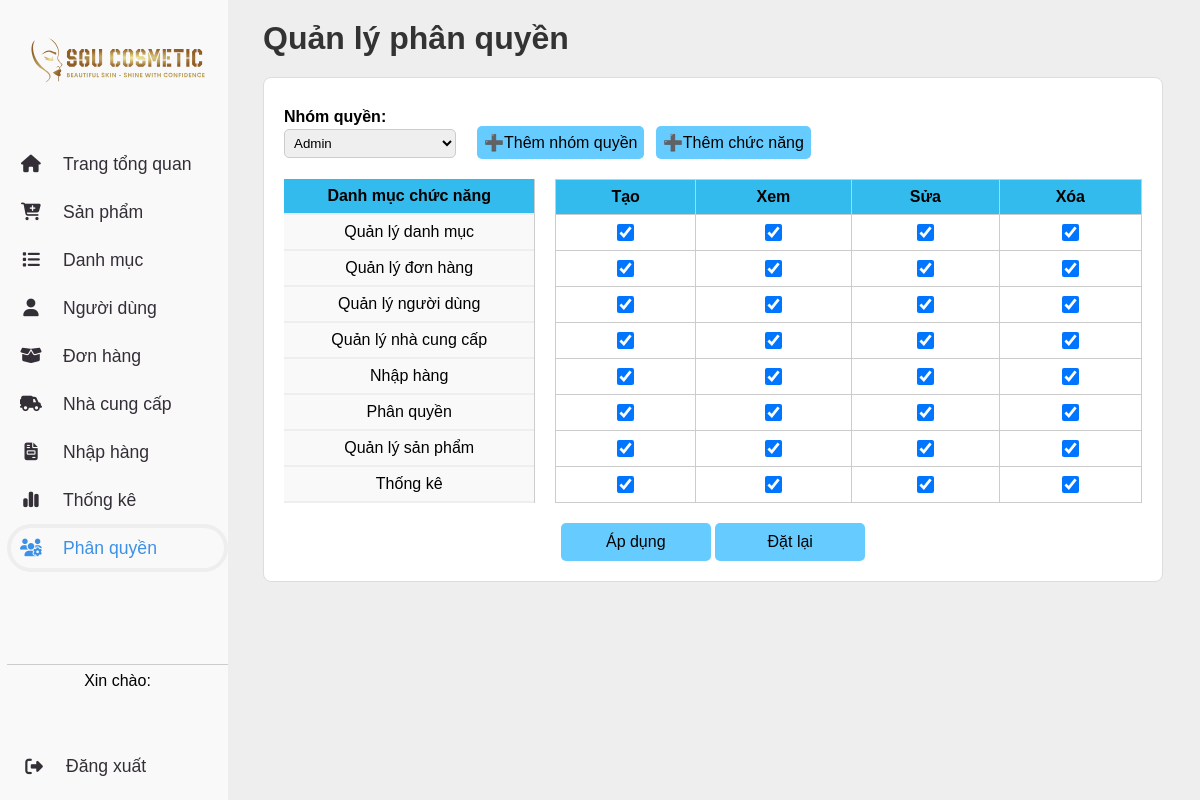
/admin.php?page=phanquyen&role_id=1, run on the app's committed database.
### tables this page shows
CREATE TABLE `danhmucchucnang` (
    `function_id` VARCHAR(50) NOT NULL PRIMARY KEY,
    `function_name` VARCHAR(50) NOT NULL,
    `trangthai` INT NOT NULL  
);

### handles/PhanQuyenController.php (called while the page is built, shortened)
<?php
class PhanQuyenController
{
    public function roleList()
    {
        require_once('Model/NhomQuyenModel.php');
        require_once('Model/PhanQuyenModel.php');
        $nhomQuyenModel = new NhomQuyenModel();
        $nhomQuyen = $nhomQuyenModel->getNhomQuyen();
        $phanquyenModel = new PhanQuyenModel();
        $chucNang = $phanquyenModel->getDanhMucChucNang();
        $role_id = $_GET['role_id'] ?? 1;
        $chiTietQuyen = $phanquyenModel->getChiTietNhomQuyen($role_id);
        $quyenMap = [];
        foreach ($chiTietQuyen as $quyen) {
            $quyenMap[$quyen['function_id']][] = $quyen['action'];
        }
        include('view/PhanQuyenView.php');
    }
}
?>

### database/connect.php (called while the page is built, shortened)
<?php
class database
{
    private $host = "localhost";
    private $dbname = "webbanhang";
    private $username = "root";
    private $password = "";
    private $conn;
    public function __construct()
    {
        $this->conn = new mysqli($this->host, $this->username, $this->password, $this->dbname);
    }
    public function getConnection()
    {
        return $this->conn;
    }
}

### Model/NhomQuyenModel.php (called while the page is built, shortened)
<?php
require_once(__DIR__ . '/../database/connect.php');
class NhomQuyenModel
{
    private $conn;
    public function __construct()
    {
        $db = new database();
        $this->conn = $db->getConnection();
    }
    public function getNhomQuyen()
    {
        $sql = "SELECT * FROM  nhomquyen";
        $stmt = $this->conn->prepare($sql);
        $stmt->execute();
        $result = $stmt->get_result();
        $role_names = $result->fetch_all(MYSQLI_ASSOC);
        return $role_names;
    }
}
?>

### Model/PhanQuyenModel.php (called while the page is built, shortened)
<?php
require_once(__DIR__ . '/../database/connect.php');
class PhanQuyenModel
{
    private $conn;
    public function __construct()
    {
        $db = new database();
        $this->conn = $db->getConnection();
    }
    public function getDanhMucChucNang()
    {
        $sql = "SELECT * FROM danhmucchucnang";
        $stmt = $this->conn->prepare($sql);
        $stmt->execute();
        $result = $stmt->get_result();
        return $result->fetch_all(MYSQLI_ASSOC);
    }
    public function getChiTietNhomQuyen($role_id)
    {
        $sql = "SELECT function_id, action FROM chitietnhomquyen WHERE role_id = ?";
        $stmt = $this->conn->prepare($sql);
        $stmt->bind_param("i", $role_id);
        $stmt->execute();
        $result = $stmt->get_result();
        return $result->fetch_all(MYSQLI_ASSOC);
    }
}
?>

### view/PhanQuyenView.php (the view, shortened to what this page needs)
<main class="main-content">
    <header>
        <h1>Quản lý phân quyền</h1>
    </header>
    <section class="permission-management">
        <form id="permission-form">
            <div class="permission-header">
                <label for="nhom_quyen">Nhóm quyền:</label>
                <select name="nhom_quyen" id="nhom_quyen" onchange="window.location.href='admin.php?page=phanquyen&role_id=' + this.value;">
                    <?php foreach ($nhomQuyen as $nhom): ?>
                        <option value="<?= $nhom['role_id'] ?>" <?= ($nhom['role_id'] == $_GET['role_id']) ? 'selected' : '' ?>>
                            <?= $nhom['role_name'] ?>
                        </option>
                    <?php endforeach; ?>
                </select>
                <button type="submit" class="btn_role">➕Thêm nhóm quyền</button>
                <button type="submit" class="btn_role">➕Thêm chức năng</button>
            </div>
            <div class="permission-content">
                <div class="left-panel">
                    <div class="chuc-nang-item" style="background-color: #33bbee;font-weight: 600;">Danh mục chức năng</div>
                    <?php foreach ($chucNang as $chuc): ?>
                        <div class="chuc-nang-item"><?= $chuc['function_name'] ?></div>
                    <?php endforeach; ?>
                </div>
                <div class="right-panel">
                    <table class="permission-table">
                        <thead>
                            <tr>
                                <th>Tạo</th>
                                <th>Xem</th>
                                <th>Sửa</th>
                                <th>Xóa</th>
                            </tr>
                        </thead>
                        <tbody>
                            <?php foreach ($chucNang as $chuc): ?>
                                <?php
                                $actions = $quyenMap[$chuc['function_id']] ?? [];
                                ?>
                                <tr>
                                    <td><input type="checkbox" name="permissions[<?= $chuc['function_id'] ?>][create]" <?= in_array('create', $actions) ? 'checked' : '' ?>></td>
                                    <td><input type="checkbox" name="permissions[<?= $chuc['function_id'] ?>][read]" <?= in_array('read', $actions) ? 'checked' : '' ?>></td>
                                    <td><input type="checkbox" name="permissions[<?= $chuc['function_id'] ?>][update]" <?= in_array('update', $actions) ? 'checked' : '' ?>></td>
                                    <td><input type="checkbox" name="permissions[<?= $chuc['function_id'] ?>][delete]" <?= in_array('delete', $actions) ? 'checked' : '' ?>></td>
                                </tr>
                            <?php endforeach; ?>
                        </tbody>
                    </table>
                </div>
            </div>
            <div class="permission-submit">
                <button type="submit" class="apply-btn">Áp dụng</button>
                <button type="button" onclick="resetForm()" class="apply-btn">Đặt lại</button>
            </div>
        </form>
    </section>
</main>

### admin.php (shortened to what this page needs)
<html lang="en">
<head>
    <link rel="stylesheet" href="css/admin.css">
    <link rel="stylesheet" href="https://cdnjs.cloudflare.com/ajax/libs/font-awesome/6.5.1/css/all.min.css">
    <link rel="stylesheet" href="https://cdn.jsdelivr.net/npm/toastify-js/src/toastify.min.css">
</head>
<body>
    <div id="container">
        <div id="container-left">
            <div id="logo">
                <img src="imgs/logo3.svg" alt="logo">
            </div>
            <div id="menu">
                <ul>
                    <li class="active">
                        <a href="admin.php?page=admin_home">
                            <i class="fa-solid fa-house"></i>
                            <span class="text">Trang tổng quan</span>
                        </a>
                    </li>
                    <li>
                        <a href="admin.php?page=product">
                            <i class="fa-solid fa-cart-plus"></i>
                            <span class="text">Sản phẩm</span>
                        </a>
                    </li>
                    <li>
                        <a href="admin.php?page=category">
                            <i class="fa-solid fa-list"></i>
                            <span class="text">Danh mục</span>
                        </a>
                    </li>
                    <li>
                        <a href="admin.php?page=user">
                            <i class="fa-solid fa-user"></i>
                            <span class="text">Người dùng</span>
                        </a>
                    </li>
                    <li>
                        <a href="admin.php?page=order">
                            <i class="fa-solid fa-box-open"></i>
                            <span class="text">Đơn hàng</span>
                        </a>
                    </li>
                    <li>
                        <a href="admin.php?page=supplier">
                            <i class="fa-solid fa-truck-field"></i>
                            <span class="text">Nhà cung cấp</span>
                        </a>
                    </li>
                    <li>
                        <a href="admin.php?page=import">
                            <i class="fa-solid fa-file-invoice"></i>
                            <span class="text">Nhập hàng</span>
                        </a>
                    </li>
                    <li>
                        <a href="admin.php?page=thongke">
                            <i class="fa-solid fa-chart-simple"></i>
                            <span class="text">Thống kê</span>
                        </a>
                    </li>
                    <li>
                        <a href="admin.php?page=phanquyen&role_id=1">
                            <i class="fa-solid fa-users-gear"></i>
                            <span class="text">Phân quyền</span>
                        </a>
                    </li>
                </ul>
            </div>
            <div id="footer">
                <div id="admin-info">
                    <p>Xin chào: <span><?= $_SESSION['user']['username'] ?></span></p>
                </div>
                <div id="admin-logout">
                    <a href="view/admin/logout.php">
                        <i class="fa-solid fa-right-from-bracket"></i>
                        <span class="text">Đăng xuất</span>
                    </a>
                </div>
            </div>
        </div>
        <div id="container-right">
            <?php
            if (isset($_GET['page'])) {
                $page = $_GET['page'];
                if ($page == 'product') {
                    require_once('handles/FormProductController.php');
                    $formProductController = new FormProductController();
                    if (isset($_GET['action'])) {
                        $act = $_GET['action'];
                        switch ($act) {
                            case 'add':
                                $formProductController->addForm();
                                break;
                            case 'edit':
                                if (isset($_GET['id'])) {
                                    $id = $_GET['id'];
                                    $formProductController->updateForm($id);
                                }
                                break;
                            default:
                                break;
                        }
                    } else {
                        $formProductController->getAllProducts();
                    }
                } elseif ($page == 'category') {
                    include('category.php');
                } elseif ($page == 'order') {
                    require_once './handles/OrderController.php';
                    $OrderHistoryController = new OrderController();
                    $OrderHistoryController->getAllOrder();
                } elseif ($page == 'supplier') {
                    include('supplier.php');
                } elseif ($page == 'import') {
                    include('import.php');
                } elseif ($page == 'phanquyen') {
                    require_once('handles/PhanQuyenController.php');
                    $phanquyenController = new PhanQuyenController();
                    $phanquyenController->roleList();
                } else {
                    include('admin/home.php');
                }
            } else {
                include('admin/home.php');
            }
            ?>
        </div>
    </div>
</body>
</html>

### css/admin.css (style rules this page uses)
* { box-sizing: border-box; margin: 0; }
body { background-color: var(--grey); font-family: Arial, sans-serif; }
:root { --green: #098d1f; --blue: #3C91E6; --grey: #eee; --dark: #342E37; --light: #F9F9F9; }
#container { display: flex; width: 100%; height: 100%; }
#container-left { width: 19%; background-color: var(--light); padding-left: 7px; position: relative; height: 100vh; display: flex; flex-direction: column; }
#logo { width: 80%; text-align: center; height: 15%; margin: 0 auto; }
#logo img { height: 100%; width: 100%; }
#menu { width: 100%; flex-grow: 1; background: var(--light); margin-top: 20px; }
#menu ul { list-style-type: none; padding: 0; width: 100%; }
#menu ul li { padding: 4px; background: transparent; text-decoration: none; font-size: 1.1rem; border-radius: 48px; height: 48px; display: flex; align-items: center; overflow: hidden; }
#menu ul li.active { background: var(--grey); }
#menu ul li.active a { color: var(--blue); }
#menu ul li a { text-decoration: none; color: #333; width: 100%; height: 100%; display: flex; align-items: center; border-radius: 48px; color: var(--dark); background: var(--light); }
#menu ul li a .fa-solid { min-width: 40px; display: flex; justify-content: center; }
.text { margin-left: 12px; }
#footer { width: 100%; height: 17%; text-align: center; padding: 7px; border-top: 1px solid #ccc; margin-top: auto; display: flex; flex-direction: column; justify-content: space-between; }
#footer a { text-decoration: none; color: #333; width: 100%; margin-bottom: 1rem; display: flex; align-items: center; color: var(--dark); background: var(--light); overflow: hidden; font-size: 1.1rem; }
#footer a .fa-solid { min-width: 40px; display: flex; justify-content: center; }
#container-right { width: 80%; padding: 0px 5px 10px 15px; position: relative; }
label { display: block; margin-top: 10px; font-weight: bold; }

### view/PhanQuyenView.php (style rules this page uses)
.main-content { padding: 20px; font-family: Arial, sans-serif; }
.main-content header { display: flex; justify-content: space-between; align-items: center; margin-bottom: 20px; }
.main-content h1 { margin: 0; color: #333; }
.permission-management { border: 1px solid #ddd; background-color: #fff; padding: 20px; border-radius: 8px; }
#nhom_quyen { padding: 5px; border-radius: 5px; border: 1px solid #ccc; margin-right: 10px; width: 20%; }
.right-panel input[type="checkbox"] { width: 17px; height: 17px; cursor: pointer; }
.right-panel input[type="checkbox"]:checked { background-color: #66ccff; border: 2px solid #33bbee; }
.btn_role { background-color: #66ccff; border: none; padding: 7px; font-size: 16px; border-radius: 5px; cursor: pointer; transition: all 0.3s; margin-left: 7px; }
.permission-header { margin-bottom: 20px; }
.permission-header label { font-weight: bold; margin-right: 10px; }
.permission-content { display: flex; gap: 20px; }
.left-panel { width: 30%; background-color: #f9f9f9; border-right: 1px solid #ccc; }
.chuc-nang-item { padding: 8px 0; border-bottom: 2px solid #eee; text-align: center; }
.right-panel { width: 70%; background-color: #eee; border-radius: 5px; }
.permission-table { width: 100%; border-collapse: collapse; }
.permission-table th { border: 1px solid #ccc; padding: 8px; text-align: center; background-color: #33bbee; }
.permission-table td { border: 1px solid #ccc; padding: 9px; text-align: center; background-color: #fff; }
.permission-submit { text-align: center; margin-top: 20px; }
.apply-btn, .popup-content button { background-color: #66ccff; border: none; padding: 10px 30px; width: 150px; font-size: 16px; border-radius: 5px; cursor: pointer; transition: all 0.3s; }

### data on the page
danhmucchucnang: function_name "Quản lý danh mục", function_id "☑"
danhmucchucnang: function_name "Quản lý đơn hàng", function_id "☑"
danhmucchucnang: function_name "Quản lý người dùng", function_id "☑"
danhmucchucnang: function_name "Quản lý nhà cung cấp", function_id "☑"
danhmucchucnang: function_name "Nhập hàng", function_id "☑"
danhmucchucnang: function_name "Phân quyền", function_id "☑"
danhmucchucnang: function_name "Quản lý sản phẩm", function_id "☑"
danhmucchucnang: function_name "Thống kê", function_id "☑"

### other printed values
form field nhom_quyen "Admin"
